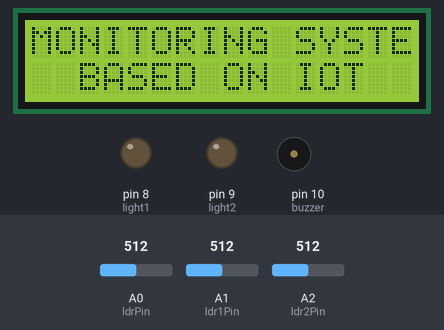
A sketch run on a simulated Arduino Mega 2560, built with avr-gcc and run on an emulated ATmega2560. Parts: 16×2 character LCD, output pins drawn as LEDs (lit = HIGH), buzzer (waves = sounding, pin HIGH). The test bench sets the inputs (shaded band); at power-on: A0 (ldrPin) = 512, A1 (ldr1Pin) = 512, A2 (ldr2Pin) = 512. WiFi joins after 1.5 s; servers stay silent unless stated; uploads are accepted with an empty reply; what the sketch prints to the serial monitor is not drawn.

Above: at 2.1 s.
At 12.2 s:
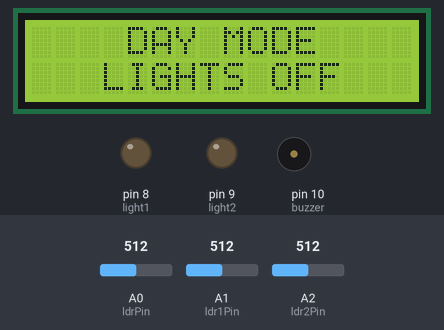
12.3 s: A0 (ldrPin) set to 540
22.2 s: A0 (ldrPin) set to 565
At 26.7 s:
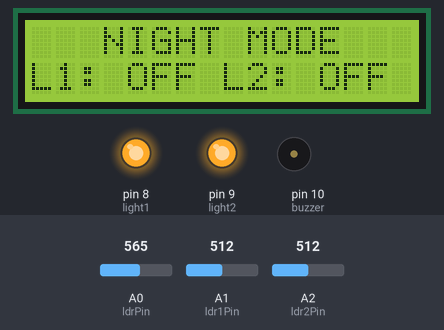
28.9 s: A1 (ldr1Pin) set to 306
32.9 s: A1 (ldr1Pin) set to 288
At 34.9 s:
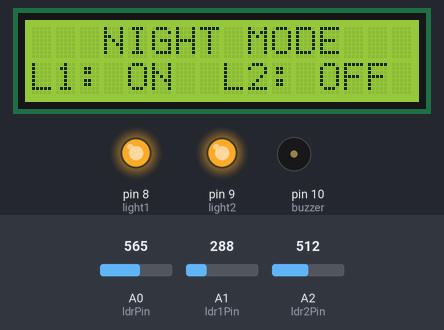
42.8 s: A2 (ldr2Pin) set to 290
At 47.5 s:
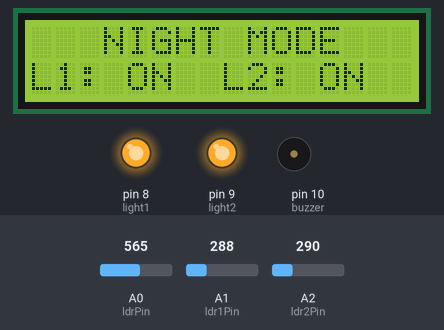
52.7 s: A0 (ldrPin) set to 511
At 59.5 s:
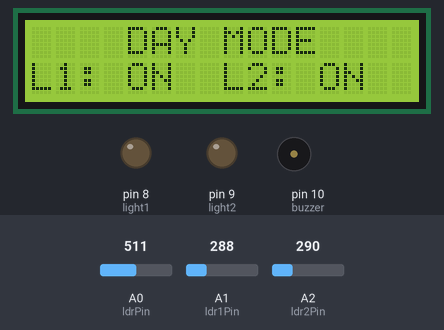
Timing chart, 0 to 61.0 s (numbered marks = the images above; inputs shaded):
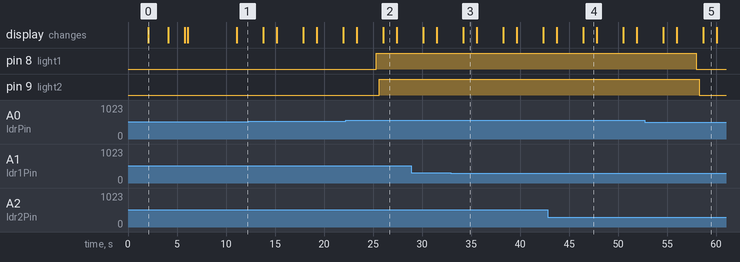

The sketch:

smart_energy_meter_iot.ino
```cpp
/*
  WiFiEsp example: WebClient

  This sketch connects to google website using an ESP8266 module to
  perform a simple web search.

  For more details see: http://yaab-arduino.blogspot.com/p/wifiesp-example-client.html
*/

// http://sms.scubedigi.com/api.php?username=xxxx&password=xxxx&to=xxxxxxxxx&from=&message=xxxxxxxxxxxx
// http://projectsiot.xyz/IoTProjects/TollBooth/tollbooth.php?a=A&b=5&c=6&d=3
#include "WiFiEsp.h"
#include<String.h>
#include <LiquidCrystal.h>


// Emulate Serial1 on pins 6/7 if not present
#ifndef HAVE_HWSERIAL1
#include "SoftwareSerial.h"
SoftwareSerial Serial1(12, 13); // RX, TX
#endif

LiquidCrystal lcd (2,3,4,5,6,7);

#define light1 8
#define light2 9
#define buzzer 10
#define ldrPin A0
#define ldr1Pin A1
#define ldr2Pin A2

unsigned int previous_status = 0;
unsigned int present_status = 0;
String charging_status = "\0";
char state = 'U';

int ldr = 0, ldr1 = 0, ldr2 = 0;
char light_status = '\0',light1_status = '\0',light2_status = '\0';

void beep ()
{
  digitalWrite(buzzer, HIGH);
  delay(1000);
  digitalWrite(buzzer, LOW);
  delay(100);
}

char ssid[] = "project12";            // your network SSID (name)
char pass[] = "project123456";        // your network password
int status = WL_IDLE_STATUS;     // the Wifi radio's status

char server[] = "projectsiot.xyz";
char server1[] = "sms.scubedigi.com";

String A = "GET /IoTProjects/StreetLight/lightstore.php?a=";
String Z = " HTTP/1.1";
String msg = "GET /api.php?username=Mydreamacd&password=Mydre@m123&to=";
String bulk = "\0";
String iot = "\0";

// Initialize the Ethernet client object
WiFiEspClient client;

void setup()
{
  // initialize serial for debugging
  Serial.begin(9600);

  lcd.begin(16, 2);

pinMode(ldrPin,INPUT);
pinMode(ldr1Pin,INPUT);
pinMode(ldr2Pin,INPUT);
pinMode(buzzer,OUTPUT);
pinMode(light1,OUTPUT);
pinMode(light2,OUTPUT);

 lcd.clear();
lcd.setCursor(0,0);
lcd.print("     SMART     ");
lcd.setCursor(0,1);
lcd.print(" STREET LIGHTS ");
delay(2000);

   lcd.clear();
lcd.setCursor(0,0);
lcd.print("MONITORING SYSTEM");
lcd.setCursor(0,1);
lcd.print("  BASED ON IOT  ");
delay(2000);

  lcd.clear();
lcd.setCursor(0,0);
lcd.print(" CONNECTING  TO ");
lcd.setCursor(0,1);
lcd.print(ssid);
delay(200);

  // initialize serial for ESP module
  Serial1.begin(9600);
  // initialize ESP module
  WiFi.init(&Serial1);

  // check for the presence of the shield
  if (WiFi.status() == WL_NO_SHIELD) {
    Serial.println(F("WiFi shield not present"));
    // don't continue
    while (true);
  }

  // attempt to connect to WiFi network
  while ( status != WL_CONNECTED) {
    Serial.print(F("Attempting to connect to WPA SSID: "));
    Serial.println(ssid);
    // Connect to WPA/WPA2 network
    status = WiFi.begin(ssid, pass);
  }

  // you're connected now, so print out the data
  Serial.println(F("You're connected to the network"));

  lcd.clear();
lcd.setCursor(0,0);
lcd.print("Server Init.");
lcd.setCursor(0,1);
lcd.print("..................");
delay(100);
    Serial.println(F("sending data ---1 "));
    Serial.println(F("Starting connection to server..."));
    // if you get a connection, report back via serial
    if (client.connect(server, 80)) {
      Serial.println(F("Connected to server"));
      // Make a HTTP request
      client.println("GET /IoTProjects/StreetLight/lightstore.php?a=U&b=N&c=N HTTP/1.1");
      client.println("Host: projectsiot.xyz");
      client.println("Connection: close");
      client.println();
    }
    client.flush();
     client.stop();


    /*
    /////////////////////////////////////////
    ////////// initial message .......
    Serial.println(F("Starting connection to SMS server..."));
    delay(2000);

    // if you get a connection, report back via serial
    if (client.connect(server1, 80)) {
      Serial.println(F("Connected to server"));
      // Make a HTTP request
      client.println("GET /api.php?username=Mydreamacd&password=Mydre@m123&to=9652490222&from=MYDREM&message=KIT%20STARTED HTTP/1.1");
      client.println("Host: sms.scubedigi.com");
      client.println("Connection: close");
      client.println();
    }
    //client.flush();
    //  client.stop();

  */
  lcd.clear();
lcd.setCursor(0,0);
lcd.print("Server Init.");
lcd.setCursor(0,1);
lcd.print("Done");
  delay(5000);
Serial.println(F("PLEASE SHOW CARD "));
}

void loop()
{

ldr = analogRead(ldrPin);
delay(5);
Serial.print(F("ldr = ")); Serial.println(ldr);
if(ldr > 550)
{
light_status = 'B';
lcd.clear();
lcdstring(0,0,"   NIGHT MODE   ");
lcdstring(0,1,"   LIGHTS ON   ");
delay(2000);
digitalWrite(light1,HIGH);
delay(300);
digitalWrite(light2,HIGH);
  delay(300);
ldr1 = analogRead(ldr1Pin);
delay(50);
ldr2 = analogRead(ldr2Pin);
delay(50);
Serial.print(F("ldr1 = ")); Serial.println(ldr1);
Serial.print(F("ldr2 = ")); Serial.println(ldr2);
lcd.clear();
lcdstring(0,0,"   NIGHT MODE   ");
if(ldr1 < 300)
{
  light1_status = 'Y';
  lcdstring(0,1,"L1: ON");
}
else
{
  light1_status = 'N';
  lcdstring(0,1,"L1: OFF");
}
if(ldr2 < 300)
{
  light2_status = 'Y';
  lcdstring(8,1,"L2: ON");
}
else
{
  light2_status = 'N';
  lcdstring(8,1,"L2: OFF");
}
 iot = A + light_status + "&b=" + light1_status + "&c=" + light2_status + Z;

        Serial.println(iot);
        sndit ();
}// if night mode
else
{
light_status = 'A';
lcd.clear();
lcdstring(0,0,"    DAY MODE    ");
lcdstring(0,1,"   LIGHTS OFF   ");
delay(2000);
digitalWrite(light1,LOW);
delay(300);
digitalWrite(light2,LOW);
  delay(300);
ldr1 = analogRead(ldr1Pin);
delay(50);
ldr2 = analogRead(ldr2Pin);
delay(50);
Serial.print(F("ldr1 = ")); Serial.println(ldr1);
Serial.print(F("ldr2 = ")); Serial.println(ldr2);
lcd.clear();
lcdstring(0,0,"    DAY MODE    ");
if(ldr1 < 300)
{
  light1_status = 'Y';
  lcdstring(0,1,"L1: ON");
}
else
{
  light1_status = 'N';
  lcdstring(0,1,"L1: OFF");
}
if(ldr2 < 300)
{
  light2_status = 'Y';
  lcdstring(8,1,"L2: ON");
}
else
{
  light2_status = 'N';
  lcdstring(8,1,"L2: OFF");
}
 iot = A + light_status + "&b=" + light1_status + "&c=" + light2_status + Z;

        Serial.println(iot);
        sndit ();
}


}// loop

void sndit ()
{

  Serial.print(F("IOT = ")); Serial.println(iot);

  // if the server's disconnected, stop the client
  if (!client.connected()) {
    Serial.println(F("Disconnecting from server..."));
    client.stop();

    // do nothing forevermore
    //while (true);
  }
  client.stop();
  client.flush();

  for (int x = 0; x < 1; x++)
  {
    delay(1000);
    Serial.println(x, DEC);
  }
  Serial.println(F("Starting connection to server..."));
  // if you get a connection, report back via serial
  if (client.connect(server, 80)) {
    Serial.println(F("Connected to server"));
    // Make a HTTP request

    //client.println("GET /IoTProjects/TollBooth/tollbooth.php?a=A&b=5&c=6&d=3 HTTP/1.1");

    client.println(iot);

    client.println("Host: projectsiot.xyz");
    client.println("Connection: close");
    client.println();
    iot = "\0";
  }

}
 void lcdstring (unsigned int a, unsigned int b, String data)
 {
  lcd.setCursor(a,b);
  lcd.print(data);
 }
```

Measured:
- the behaviour switches between 550 and 551 on A0 (ldrPin) (found by bisection; images 1 and 2)
- the behaviour switches between 300 and 299 on A1 (ldr1Pin) (found by bisection; images 2 and 3)
- after the input at 22.2 s, pin 8 (light1): LOW → HIGH after 3.1 s; pin 9 (light2): LOW → HIGH after 3.4 s; the display: first changes after 1.1 s (image 2 shows a later state)
- after the input at 32.9 s, the display: changes after 1.3 s (image 3)
- after the input at 42.8 s, the display: first differs from a run without the input after 3.6 s (image 4)
- after the input at 52.7 s, pin 8 (light1): HIGH → LOW after 5.3 s; pin 9 (light2): HIGH → LOW after 5.6 s; the display: first differs from a run without the input after 3.3 s (image 5 shows a later state)
- what the display in image 0 shows lasts 2.0 s, from 2.1 s to 4.1 s
